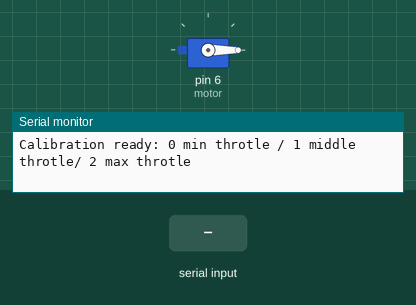
Simulated run of this sketch. Board: Arduino Uno, built with avr-gcc and run on an emulated ATmega328P. On the bench: servo, the last lines printed to the serial monitor. The test bench sets the inputs (shaded band).

Above: at 1.2 s.
1.3 s: "1" received over Serial
At 1.9 s:
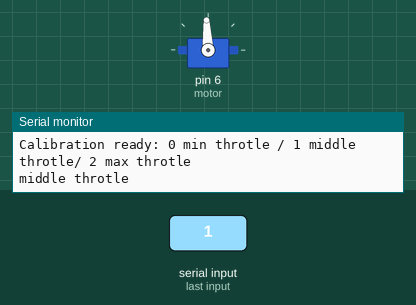
2.8 s: "0" received over Serial
At 3.1 s:
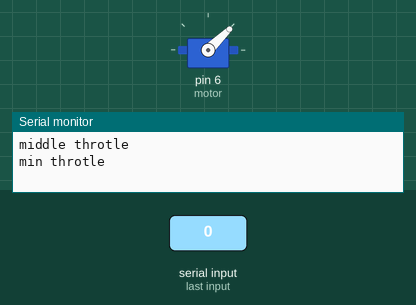
4.3 s: "2" received over Serial
At 5.4 s:
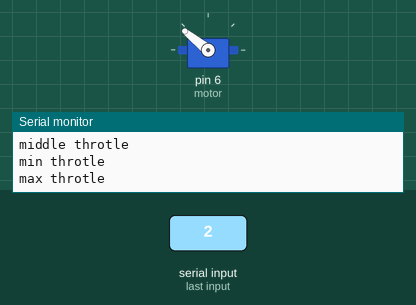
Timing chart, 0 to 7.3 s (numbered marks = the images above; inputs shaded):
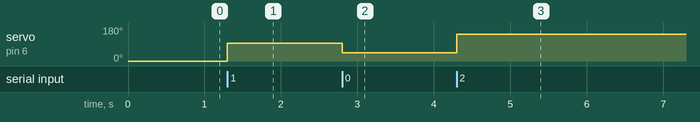

Measured:
- after the input at 1.3 s, servo on pin 6 (motor): 0° → 93° at once
- after the input at 2.8 s, servo on pin 6 (motor): 93° → 44° at once
- after the input at 4.3 s, servo on pin 6 (motor): 44° → 141° at once

The sketch:

esc_calibrate.ino
```cpp
#include <Servo.h>

  Servo motor;

void setup() {
  // put your setup code here, to run once:

  motor.attach(6);
  motor.writeMicroseconds(0);

  Serial.begin(115200);
  Serial.println("Calibration ready: 0 min throtle / 1 middle throtle/ 2 max throtle");

}

void loop() {

      if (Serial.available() > 0) {
      int response = Serial.read();
      if(response == 49){
        Serial.println("middle throtle");
        motor.writeMicroseconds(1500);
      }
      if(response == 48){
        Serial.println("min throtle");
        motor.writeMicroseconds(1000);
      }
      if(response == 50){
        Serial.println("max throtle");
        motor.writeMicroseconds(2000);
      }
    }

}
```
